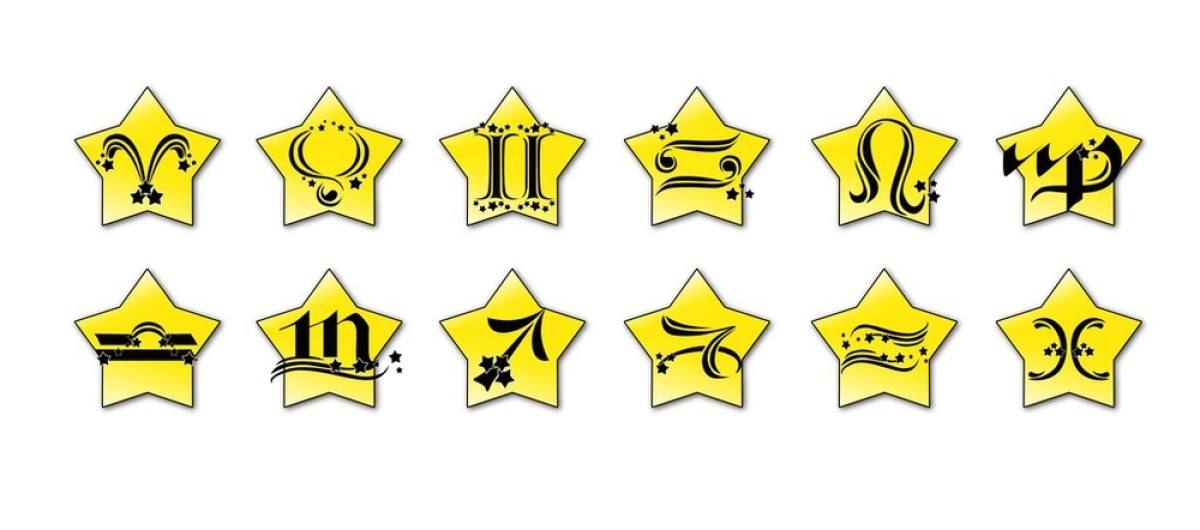
#> input picture 09.图像统计/01.颜色统计与分布曲线绘制-上/src/stars.jpg, 1200 x 530 px
$ python img_hsv_stat.py stars.jpg
#> lines starting #> are read from the running program, lines starting #| are printed output that depends on the picture
# -*- coding: utf-8 -*-

'''
绘制彩图在HSV颜色空间下的统计直方图
'''

from matplotlib import pyplot as plt
import numpy as np
import cv2
import sys

# 读入图片
img_path = sys.argv[1]
img = cv2.imread(img_path)
#> img is the input picture: shape (530, 1200, 3); mean B, G, R 210.6, 238.2, 240.5
# img = cv2.imread('little_chess.png')
if img is None:
    print("图片读入失败, 请检查图片路径及文件名")
    exit()


# 将图片转换为HSV格式
img = cv2.cvtColor(img, cv2.COLOR_BGR2HSV)
#> img: shape (530, 1200, 3); mean H, S, V 12.1, 39.5, 240.7
# 创建画布
fig, ax = plt.subplots()
# Matplotlib预设的颜色字符
hsvColor = ('y', 'g', 'k')
# 统计窗口间隔 , 设置小了锯齿状较为明显 最小为1 最好可以被256整除
bin_win  = 3
# 设定统计窗口bins的总数
bin_num = int(256/bin_win)
# 控制画布的窗口x坐标的稀疏程度. 最密集就设定xticks_win=1
xticks_win = 2
# 设置标题
ax.set_title('HSV Color Space')
lines = []
for cidx, color in enumerate(hsvColor):
    # cidx channel 序号
    # color r / g / b
    cHist = cv2.calcHist([img], [cidx], None, [bin_num], [0, 256])
    # 绘制折线图
    line, = ax.plot(cHist, color=color,linewidth=8)
    lines.append(line)
#> after the loop, lines = 3 items

# 标签
labels = [cname +' Channel' for cname in 'HSV']
# 添加channel
plt.legend(lines,labels, loc='upper right')
# 设定画布的范围
ax.set_xlim([0, bin_num])
# 设定x轴方向标注的位置
ax.set_xticks(np.arange(0, bin_num, xticks_win))
# 设定x轴方向标注的内容
ax.set_xticklabels(list(range(0, 256, bin_win*xticks_win)),rotation=45)

# 显示画面
plt.show()
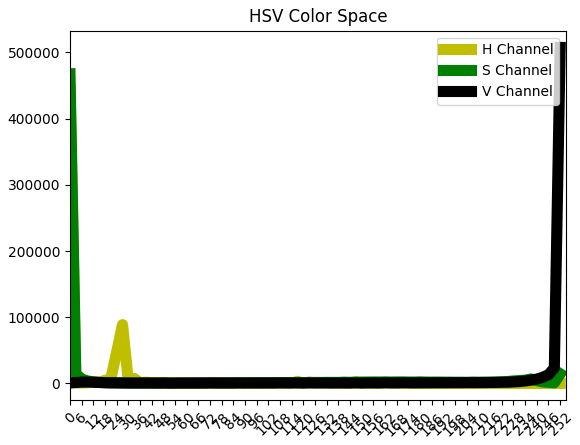
#> figure drawn by matplotlib, 1 panel; curve peaks at x = 0, y = 441492; curve peaks at x = 0, y = 467803; curve peaks at x = 84, y = 507608
